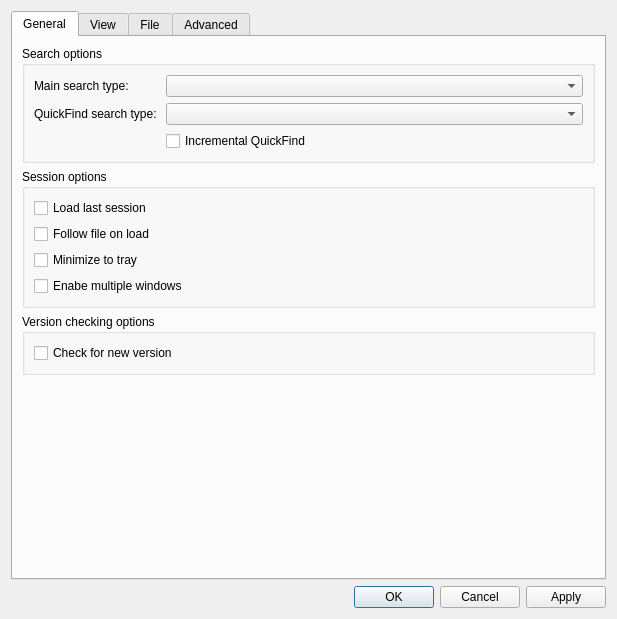
<?xml version="1.0" encoding="UTF-8"?>
<ui version="4.0">
 <class>OptionsDialog</class>
 <widget class="QDialog" name="OptionsDialog">
  <property name="geometry">
   <rect>
    <x>0</x>
    <y>0</y>
    <width>617</width>
    <height>619</height>
   </rect>
  </property>
  <property name="sizePolicy">
   <sizepolicy hsizetype="Fixed" vsizetype="Fixed">
    <horstretch>0</horstretch>
    <verstretch>0</verstretch>
   </sizepolicy>
  </property>
  <property name="windowTitle">
   <string>Options</string>
  </property>
  <layout class="QVBoxLayout" name="verticalLayout_2">
   <item>
    <widget class="QTabWidget" name="tabWidget">
     <property name="enabled">
      <bool>true</bool>
     </property>
     <property name="currentIndex">
      <number>0</number>
     </property>
     <widget class="QWidget" name="general_tab">
      <attribute name="title">
       <string>General</string>
      </attribute>
      <layout class="QVBoxLayout" name="verticalLayout_3">
       <item>
        <widget class="QGroupBox" name="searchBox">
         <property name="sizePolicy">
          <sizepolicy hsizetype="Expanding" vsizetype="Fixed">
           <horstretch>0</horstretch>
           <verstretch>0</verstretch>
          </sizepolicy>
         </property>
         <property name="title">
          <string>Search options</string>
         </property>
         <layout class="QVBoxLayout" name="verticalLayout_4">
          <item>
           <layout class="QGridLayout" name="gridLayout">
            <item row="0" column="0">
             <widget class="QLabel" name="label_3">
              <property name="text">
               <string>Main search type: </string>
              </property>
             </widget>
            </item>
            <item row="0" column="1">
             <widget class="QComboBox" name="mainSearchBox">
              <property name="sizePolicy">
               <sizepolicy hsizetype="Expanding" vsizetype="Fixed">
                <horstretch>0</horstretch>
                <verstretch>0</verstretch>
               </sizepolicy>
              </property>
             </widget>
            </item>
            <item row="1" column="0">
             <widget class="QLabel" name="label_4">
              <property name="text">
               <string>QuickFind search type: </string>
              </property>
             </widget>
            </item>
            <item row="1" column="1">
             <widget class="QComboBox" name="quickFindSearchBox">
              <property name="sizePolicy">
               <sizepolicy hsizetype="Expanding" vsizetype="Fixed">
                <horstretch>0</horstretch>
                <verstretch>0</verstretch>
               </sizepolicy>
              </property>
             </widget>
            </item>
            <item row="4" column="1">
             <widget class="QCheckBox" name="incrementalCheckBox">
              <property name="layoutDirection">
               <enum>Qt::LeftToRight</enum>
              </property>
              <property name="text">
               <string>Incremental QuickFind</string>
              </property>
             </widget>
            </item>
           </layout>
          </item>
         </layout>
        </widget>
       </item>
       <item>
        <widget class="QGroupBox" name="sessionBox">
         <property name="title">
          <string>Session options</string>
         </property>
         <layout class="QVBoxLayout" name="verticalLayout_6">
          <item>
           <widget class="QCheckBox" name="loadLastSessionCheckBox">
            <property name="text">
             <string>Load last session</string>
            </property>
           </widget>
          </item>
          <item>
           <widget class="QCheckBox" name="followFileOnLoadCheckBox">
            <property name="text">
             <string>Follow file on load</string>
            </property>
           </widget>
          </item>
          <item>
           <widget class="QCheckBox" name="minimizeToTrayCheckBox">
            <property name="text">
             <string>Minimize to tray</string>
            </property>
           </widget>
          </item>
          <item>
           <widget class="QCheckBox" name="multipleWindowsCheckBox">
            <property name="text">
             <string>Enabe multiple windows</string>
            </property>
           </widget>
          </item>
         </layout>
        </widget>
       </item>
       <item>
        <widget class="QGroupBox" name="versionCheckingBox">
         <property name="title">
          <string>Version checking options</string>
         </property>
         <layout class="QVBoxLayout" name="verticalLayout_7">
          <item>
           <widget class="QCheckBox" name="checkForNewVersionCheckBox">
            <property name="text">
             <string>Check for new version</string>
            </property>
           </widget>
          </item>
         </layout>
        </widget>
       </item>
       <item>
        <spacer name="verticalSpacer">
         <property name="orientation">
          <enum>Qt::Vertical</enum>
         </property>
         <property name="sizeHint" stdset="0">
          <size>
           <width>20</width>
           <height>0</height>
          </size>
         </property>
        </spacer>
       </item>
      </layout>
     </widget>
     <widget class="QWidget" name="viewTab">
      <attribute name="title">
       <string>View</string>
      </attribute>
      <layout class="QVBoxLayout" name="verticalLayout_12">
       <item>
        <widget class="QGroupBox" name="fontBox">
         <property name="sizePolicy">
          <sizepolicy hsizetype="Expanding" vsizetype="Fixed">
           <horstretch>0</horstretch>
           <verstretch>0</verstretch>
          </sizepolicy>
         </property>
         <property name="title">
          <string>Font</string>
         </property>
         <layout class="QVBoxLayout" name="verticalLayout_13">
          <item>
           <layout class="QHBoxLayout" name="horizontalLayout">
            <property name="sizeConstraint">
             <enum>QLayout::SetDefaultConstraint</enum>
            </property>
            <item>
             <widget class="QLabel" name="label">
              <property name="text">
               <string>Family: </string>
              </property>
             </widget>
            </item>
            <item>
             <widget class="QComboBox" name="fontFamilyBox">
              <property name="sizePolicy">
               <sizepolicy hsizetype="Expanding" vsizetype="Fixed">
                <horstretch>0</horstretch>
                <verstretch>0</verstretch>
               </sizepolicy>
              </property>
             </widget>
            </item>
            <item>
             <widget class="QLabel" name="label_2">
              <property name="text">
               <string>Size: </string>
              </property>
             </widget>
            </item>
            <item>
             <widget class="QComboBox" name="fontSizeBox">
              <property name="sizePolicy">
               <sizepolicy hsizetype="Expanding" vsizetype="Fixed">
                <horstretch>0</horstretch>
                <verstretch>0</verstretch>
               </sizepolicy>
              </property>
             </widget>
            </item>
           </layout>
          </item>
          <item>
           <widget class="QCheckBox" name="fontSmoothCheckBox">
            <property name="text">
             <string>Force font anti-aliasing</string>
            </property>
           </widget>
          </item>
         </layout>
        </widget>
       </item>
       <item>
        <widget class="QGroupBox" name="hidpiGroupBox">
         <property name="title">
          <string>High DPI</string>
         </property>
         <layout class="QVBoxLayout" name="verticalLayout_14">
          <item>
           <widget class="QCheckBox" name="enableQtHiDpiCheckBox">
            <property name="text">
             <string>Enable Qt High DPI support</string>
            </property>
            <property name="checked">
             <bool>true</bool>
            </property>
           </widget>
          </item>
          <item>
           <layout class="QHBoxLayout" name="horizontalLayout_2">
            <item>
             <widget class="QLabel" name="label_7">
              <property name="text">
               <string>Scale rounding:</string>
              </property>
             </widget>
            </item>
            <item>
             <widget class="QComboBox" name="scaleRoundingComboBox">
              <property name="sizePolicy">
               <sizepolicy hsizetype="Expanding" vsizetype="Fixed">
                <horstretch>0</horstretch>
                <verstretch>0</verstretch>
               </sizepolicy>
              </property>
              <item>
               <property name="text">
                <string>Round</string>
               </property>
              </item>
              <item>
               <property name="text">
                <string>Ceil</string>
               </property>
              </item>
              <item>
               <property name="text">
                <string>Floor</string>
               </property>
              </item>
              <item>
               <property name="text">
                <string>RoundPreferFloor</string>
               </property>
              </item>
              <item>
               <property name="text">
                <string>PassThrough</string>
               </property>
              </item>
             </widget>
            </item>
           </layout>
          </item>
          <item>
           <widget class="QLabel" name="label_10">
            <property name="text">
             <string>Need to restart application to apply these settings</string>
            </property>
           </widget>
          </item>
         </layout>
        </widget>
       </item>
       <item>
        <spacer name="verticalSpacer_4">
         <property name="orientation">
          <enum>Qt::Vertical</enum>
         </property>
         <property name="sizeHint" stdset="0">
          <size>
           <width>20</width>
           <height>40</height>
          </size>
         </property>
        </spacer>
       </item>
      </layout>
     </widget>
     <widget class="QWidget" name="file_watch_tab">
      <attribute name="title">
       <string>File</string>
      </attribute>
      <layout class="QVBoxLayout" name="verticalLayout_9">
       <item>
        <widget class="QGroupBox" name="fileChangeBox">
         <property name="title">
          <string>File change monitoring</string>
         </property>
         <layout class="QVBoxLayout" name="verticalLayout">
          <item>
           <widget class="QCheckBox" name="nativeFileWatchCheckBox">
            <property name="text">
             <string>Enable filesystem change monitoring</string>
            </property>
           </widget>
          </item>
          <item>
           <widget class="QCheckBox" name="pollingCheckBox">
            <property name="text">
             <string>Enable polling</string>
            </property>
           </widget>
          </item>
          <item>
           <layout class="QHBoxLayout" name="horizontalLayout_5">
            <item>
             <widget class="QLabel" name="label_5">
              <property name="text">
               <string>Polling interval (ms):</string>
              </property>
             </widget>
            </item>
            <item>
             <widget class="QLineEdit" name="pollIntervalLineEdit">
              <property name="maximumSize">
               <size>
                <width>16777215</width>
                <height>16777215</height>
               </size>
              </property>
              <property name="inputMethodHints">
               <set>Qt::ImhDigitsOnly</set>
              </property>
             </widget>
            </item>
           </layout>
          </item>
         </layout>
        </widget>
       </item>
       <item>
        <widget class="QGroupBox" name="archivesGroupBox">
         <property name="title">
          <string>Archives</string>
         </property>
         <layout class="QVBoxLayout" name="verticalLayout_10">
          <item>
           <widget class="QCheckBox" name="extractArchivesCheckBox">
            <property name="text">
             <string>Extract archives</string>
            </property>
           </widget>
          </item>
          <item>
           <widget class="QCheckBox" name="extractArchivesAlwaysCheckBox">
            <property name="text">
             <string>Extract archives without confirmation</string>
            </property>
           </widget>
          </item>
         </layout>
        </widget>
       </item>
       <item>
        <widget class="QGroupBox" name="downloadGroupBox">
         <property name="title">
          <string>File download</string>
         </property>
         <layout class="QVBoxLayout" name="verticalLayout_11">
          <item>
           <widget class="QCheckBox" name="verifySslCheckBox">
            <property name="text">
             <string>Verify certificates for https connections</string>
            </property>
            <property name="checked">
             <bool>true</bool>
            </property>
           </widget>
          </item>
         </layout>
        </widget>
       </item>
       <item>
        <spacer name="verticalSpacer_3">
         <property name="orientation">
          <enum>Qt::Vertical</enum>
         </property>
         <property name="sizeHint" stdset="0">
          <size>
           <width>20</width>
           <height>40</height>
          </size>
         </property>
        </spacer>
       </item>
      </layout>
     </widget>
     <widget class="QWidget" name="advanced_tab">
      <property name="enabled">
       <bool>true</bool>
      </property>
      <attribute name="title">
       <string>Advanced</string>
      </attribute>
      <layout class="QVBoxLayout" name="verticalLayout_5">
       <item>
        <widget class="QGroupBox" name="perfBox">
         <property name="title">
          <string>Indexing and search</string>
         </property>
         <layout class="QFormLayout" name="formLayout_2">
          <property name="fieldGrowthPolicy">
           <enum>QFormLayout::ExpandingFieldsGrow</enum>
          </property>
          <property name="labelAlignment">
           <set>Qt::AlignLeading|Qt::AlignLeft|Qt::AlignVCenter</set>
          </property>
          <item row="0" column="0">
           <widget class="QCheckBox" name="parallelSearchCheckBox">
            <property name="text">
             <string>Use parallel search</string>
            </property>
            <property name="checked">
             <bool>true</bool>
            </property>
           </widget>
          </item>
          <item row="4" column="0">
           <widget class="QLabel" name="label_8">
            <property name="text">
             <string>Index file read buffer (Mib):</string>
            </property>
           </widget>
          </item>
          <item row="4" column="1">
           <widget class="QSpinBox" name="indexReadBufferSpinBox">
            <property name="sizePolicy">
             <sizepolicy hsizetype="MinimumExpanding" vsizetype="Fixed">
              <horstretch>0</horstretch>
              <verstretch>0</verstretch>
             </sizepolicy>
            </property>
           </widget>
          </item>
          <item row="5" column="0">
           <widget class="QLabel" name="label_9">
            <property name="text">
             <string>Search read buffer (lines):</string>
            </property>
           </widget>
          </item>
          <item row="5" column="1">
           <widget class="QSpinBox" name="searchReadBufferSpinBox">
            <property name="sizePolicy">
             <sizepolicy hsizetype="MinimumExpanding" vsizetype="Fixed">
              <horstretch>0</horstretch>
              <verstretch>0</verstretch>
             </sizepolicy>
            </property>
            <property name="suffix">
             <string/>
            </property>
            <property name="maximum">
             <number>100000</number>
            </property>
           </widget>
          </item>
          <item row="6" column="0">
           <widget class="QCheckBox" name="keepFileClosedCheckBox">
            <property name="toolTip">
             <string>File will be kept closed as much as possible. Affects only files opened after check state changed</string>
            </property>
            <property name="text">
             <string>Keep file closed</string>
            </property>
           </widget>
          </item>
         </layout>
        </widget>
       </item>
       <item>
        <widget class="QGroupBox" name="cachingBox">
         <property name="title">
          <string>Caching</string>
         </property>
         <property name="alignment">
          <set>Qt::AlignLeading|Qt::AlignLeft|Qt::AlignVCenter</set>
         </property>
         <property name="flat">
          <bool>false</bool>
         </property>
         <layout class="QFormLayout" name="formLayout">
          <property name="labelAlignment">
           <set>Qt::AlignLeading|Qt::AlignLeft|Qt::AlignVCenter</set>
          </property>
          <item row="0" column="0">
           <widget class="QCheckBox" name="useLineEndingCacheCheckBox">
            <property name="text">
             <string>Use line ending cache</string>
            </property>
            <property name="checked">
             <bool>true</bool>
            </property>
           </widget>
          </item>
          <item row="1" column="0" colspan="2">
           <widget class="QCheckBox" name="searchResultsCacheCheckBox">
            <property name="text">
             <string>Enable search results cache</string>
            </property>
           </widget>
          </item>
          <item row="2" column="0">
           <widget class="QLabel" name="label_6">
            <property name="text">
             <string>Search cache size (lines):</string>
            </property>
           </widget>
          </item>
          <item row="2" column="1">
           <widget class="QSpinBox" name="searchCacheSpinBox">
            <property name="sizePolicy">
             <sizepolicy hsizetype="MinimumExpanding" vsizetype="Fixed">
              <horstretch>0</horstretch>
              <verstretch>0</verstretch>
             </sizepolicy>
            </property>
            <property name="maximum">
             <number>10000000</number>
            </property>
           </widget>
          </item>
         </layout>
        </widget>
       </item>
       <item>
        <widget class="QGroupBox" name="loggingBox">
         <property name="title">
          <string>Logging</string>
         </property>
         <layout class="QVBoxLayout" name="verticalLayout_8">
          <item>
           <widget class="QCheckBox" name="loggingCheckBox">
            <property name="text">
             <string>Enable logging</string>
            </property>
           </widget>
          </item>
          <item>
           <layout class="QHBoxLayout" name="horizontalLayout_4">
            <item>
             <widget class="QLabel" name="verbosityLabel">
              <property name="text">
               <string>Verbosity</string>
              </property>
             </widget>
            </item>
            <item>
             <widget class="QSpinBox" name="verbositySpinBox">
              <property name="enabled">
               <bool>false</bool>
              </property>
              <property name="maximum">
               <number>6</number>
              </property>
             </widget>
            </item>
           </layout>
          </item>
         </layout>
        </widget>
       </item>
       <item>
        <spacer name="verticalSpacer_2">
         <property name="orientation">
          <enum>Qt::Vertical</enum>
         </property>
         <property name="sizeHint" stdset="0">
          <size>
           <width>20</width>
           <height>20</height>
          </size>
         </property>
        </spacer>
       </item>
      </layout>
     </widget>
    </widget>
   </item>
   <item>
    <widget class="QDialogButtonBox" name="buttonBox">
     <property name="orientation">
      <enum>Qt::Horizontal</enum>
     </property>
     <property name="standardButtons">
      <set>QDialogButtonBox::Apply|QDialogButtonBox::Cancel|QDialogButtonBox::Ok</set>
     </property>
    </widget>
   </item>
  </layout>
 </widget>
 <resources/>
 <connections/>
 <designerdata>
  <property name="gridDeltaX">
   <number>10</number>
  </property>
  <property name="gridDeltaY">
   <number>10</number>
  </property>
  <property name="gridSnapX">
   <bool>true</bool>
  </property>
  <property name="gridSnapY">
   <bool>true</bool>
  </property>
  <property name="gridVisible">
   <bool>true</bool>
  </property>
 </designerdata>
</ui>
